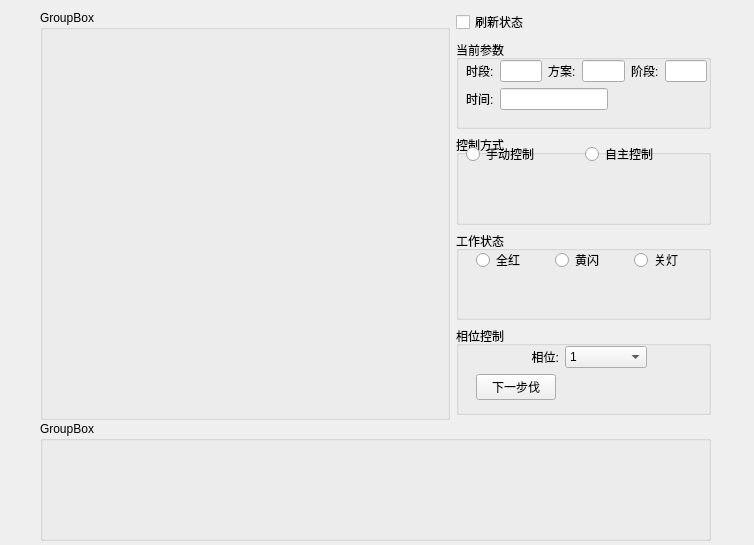
<?xml version="1.0" encoding="UTF-8"?>
<ui version="4.0">
 <class>WStatus</class>
 <widget class="QWidget" name="WStatus">
  <property name="geometry">
   <rect>
    <x>0</x>
    <y>0</y>
    <width>754</width>
    <height>545</height>
   </rect>
  </property>
  <property name="windowTitle">
   <string>Form</string>
  </property>
  <widget class="QWidget" name="layoutWidget">
   <property name="geometry">
    <rect>
     <x>40</x>
     <y>10</y>
     <width>671</width>
     <height>531</height>
    </rect>
   </property>
   <layout class="QVBoxLayout" name="verticalLayout_3">
    <item>
     <layout class="QHBoxLayout" name="horizontalLayout_8">
      <item>
       <widget class="QGroupBox" name="groupBox_5">
        <property name="minimumSize">
         <size>
          <width>410</width>
          <height>410</height>
         </size>
        </property>
        <property name="title">
         <string>GroupBox</string>
        </property>
        <widget class="QWidget" name="horizontalLayoutWidget_2">
         <property name="geometry">
          <rect>
           <x>10</x>
           <y>20</y>
           <width>381</width>
           <height>361</height>
          </rect>
         </property>
         <layout class="QHBoxLayout" name="hStatusLayout"/>
        </widget>
       </widget>
      </item>
      <item>
       <layout class="QVBoxLayout" name="verticalLayout_2">
        <item>
         <layout class="QHBoxLayout" name="horizontalLayout_7">
          <item>
           <widget class="QCheckBox" name="cbFlashStatus">
            <property name="text">
             <string>刷新状态</string>
            </property>
           </widget>
          </item>
          <item>
           <spacer name="horizontalSpacer_3">
            <property name="orientation">
             <enum>Qt::Horizontal</enum>
            </property>
            <property name="sizeHint" stdset="0">
             <size>
              <width>40</width>
              <height>20</height>
             </size>
            </property>
           </spacer>
          </item>
         </layout>
        </item>
        <item>
         <widget class="QGroupBox" name="groupBox">
          <property name="title">
           <string>当前参数</string>
          </property>
          <widget class="QWidget" name="verticalLayoutWidget">
           <property name="geometry">
            <rect>
             <x>10</x>
             <y>20</y>
             <width>241</width>
             <height>52</height>
            </rect>
           </property>
           <layout class="QVBoxLayout" name="verticalLayout">
            <item>
             <layout class="QHBoxLayout" name="horizontalLayout">
              <item>
               <widget class="QLabel" name="label">
                <property name="text">
                 <string>时段:</string>
                </property>
               </widget>
              </item>
              <item>
               <widget class="QLineEdit" name="leSchedule"/>
              </item>
              <item>
               <widget class="QLabel" name="label_2">
                <property name="text">
                 <string>方案:</string>
                </property>
               </widget>
              </item>
              <item>
               <widget class="QLineEdit" name="lePattern"/>
              </item>
              <item>
               <widget class="QLabel" name="label_3">
                <property name="text">
                 <string>阶段:</string>
                </property>
               </widget>
              </item>
              <item>
               <widget class="QLineEdit" name="leStage"/>
              </item>
             </layout>
            </item>
            <item>
             <layout class="QHBoxLayout" name="horizontalLayout_3">
              <item>
               <widget class="QLabel" name="label_5">
                <property name="text">
                 <string>时间:</string>
                </property>
               </widget>
              </item>
              <item>
               <widget class="QLineEdit" name="leTscTime"/>
              </item>
              <item>
               <spacer name="horizontalSpacer">
                <property name="orientation">
                 <enum>Qt::Horizontal</enum>
                </property>
                <property name="sizeHint" stdset="0">
                 <size>
                  <width>0</width>
                  <height>0</height>
                 </size>
                </property>
               </spacer>
              </item>
             </layout>
            </item>
           </layout>
          </widget>
         </widget>
        </item>
        <item>
         <widget class="QGroupBox" name="groupBox_2">
          <property name="title">
           <string>控制方式</string>
          </property>
          <widget class="QWidget" name="layoutWidget_2">
           <property name="geometry">
            <rect>
             <x>10</x>
             <y>10</y>
             <width>231</width>
             <height>18</height>
            </rect>
           </property>
           <layout class="QHBoxLayout" name="horizontalLayout_2">
            <item>
             <widget class="QRadioButton" name="rbManual">
              <property name="text">
               <string>手动控制</string>
              </property>
             </widget>
            </item>
            <item>
             <widget class="QRadioButton" name="rbAutoCtrl">
              <property name="text">
               <string>自主控制</string>
              </property>
             </widget>
            </item>
           </layout>
          </widget>
         </widget>
        </item>
        <item>
         <widget class="QGroupBox" name="groupBox_3">
          <property name="title">
           <string>工作状态</string>
          </property>
          <widget class="QWidget" name="layoutWidget_3">
           <property name="geometry">
            <rect>
             <x>20</x>
             <y>20</y>
             <width>231</width>
             <height>18</height>
            </rect>
           </property>
           <layout class="QHBoxLayout" name="horizontalLayout_4">
            <item>
             <widget class="QRadioButton" name="radioButton">
              <property name="text">
               <string>全红</string>
              </property>
             </widget>
            </item>
            <item>
             <widget class="QRadioButton" name="radioButton_2">
              <property name="text">
               <string>黄闪</string>
              </property>
             </widget>
            </item>
            <item>
             <widget class="QRadioButton" name="radioButton_3">
              <property name="text">
               <string>关灯</string>
              </property>
             </widget>
            </item>
           </layout>
          </widget>
          <zorder>layoutWidget_3</zorder>
          <zorder>groupBox_6</zorder>
         </widget>
        </item>
        <item>
         <widget class="QGroupBox" name="groupBox_4">
          <property name="title">
           <string>相位控制</string>
          </property>
          <widget class="QWidget" name="layoutWidget_4">
           <property name="geometry">
            <rect>
             <x>20</x>
             <y>20</y>
             <width>171</width>
             <height>55</height>
            </rect>
           </property>
           <layout class="QVBoxLayout" name="verticalLayout_4">
            <item>
             <layout class="QHBoxLayout" name="horizontalLayout_5">
              <item>
               <widget class="QLabel" name="label_4">
                <property name="text">
                 <string>相位:</string>
                </property>
                <property name="alignment">
                 <set>Qt::AlignRight|Qt::AlignTrailing|Qt::AlignVCenter</set>
                </property>
               </widget>
              </item>
              <item>
               <widget class="QComboBox" name="cbPhaseNum">
                <item>
                 <property name="text">
                  <string>1</string>
                 </property>
                </item>
                <item>
                 <property name="text">
                  <string>2</string>
                 </property>
                </item>
                <item>
                 <property name="text">
                  <string>3</string>
                 </property>
                </item>
                <item>
                 <property name="text">
                  <string>4</string>
                 </property>
                </item>
                <item>
                 <property name="text">
                  <string>5</string>
                 </property>
                </item>
                <item>
                 <property name="text">
                  <string>6</string>
                 </property>
                </item>
                <item>
                 <property name="text">
                  <string>7</string>
                 </property>
                </item>
                <item>
                 <property name="text">
                  <string>8</string>
                 </property>
                </item>
                <item>
                 <property name="text">
                  <string>9</string>
                 </property>
                </item>
                <item>
                 <property name="text">
                  <string>10</string>
                 </property>
                </item>
                <item>
                 <property name="text">
                  <string>11</string>
                 </property>
                </item>
                <item>
                 <property name="text">
                  <string>12</string>
                 </property>
                </item>
                <item>
                 <property name="text">
                  <string>13</string>
                 </property>
                </item>
                <item>
                 <property name="text">
                  <string>14</string>
                 </property>
                </item>
                <item>
                 <property name="text">
                  <string>15</string>
                 </property>
                </item>
                <item>
                 <property name="text">
                  <string>16</string>
                 </property>
                </item>
               </widget>
              </item>
             </layout>
            </item>
            <item>
             <layout class="QHBoxLayout" name="horizontalLayout_6">
              <item>
               <widget class="QPushButton" name="nextPhaseBtn">
                <property name="text">
                 <string>下一步伐</string>
                </property>
               </widget>
              </item>
              <item>
               <spacer name="horizontalSpacer_2">
                <property name="orientation">
                 <enum>Qt::Horizontal</enum>
                </property>
                <property name="sizeHint" stdset="0">
                 <size>
                  <width>40</width>
                  <height>20</height>
                 </size>
                </property>
               </spacer>
              </item>
             </layout>
            </item>
           </layout>
          </widget>
         </widget>
        </item>
       </layout>
      </item>
     </layout>
    </item>
    <item>
     <widget class="QGroupBox" name="groupBox_6">
      <property name="minimumSize">
       <size>
        <width>660</width>
        <height>120</height>
       </size>
      </property>
      <property name="title">
       <string>GroupBox</string>
      </property>
      <widget class="QWidget" name="horizontalLayoutWidget">
       <property name="geometry">
        <rect>
         <x>10</x>
         <y>10</y>
         <width>641</width>
         <height>101</height>
        </rect>
       </property>
       <layout class="QHBoxLayout" name="hStageLayout"/>
      </widget>
     </widget>
    </item>
   </layout>
  </widget>
 </widget>
 <resources/>
 <connections/>
</ui>
